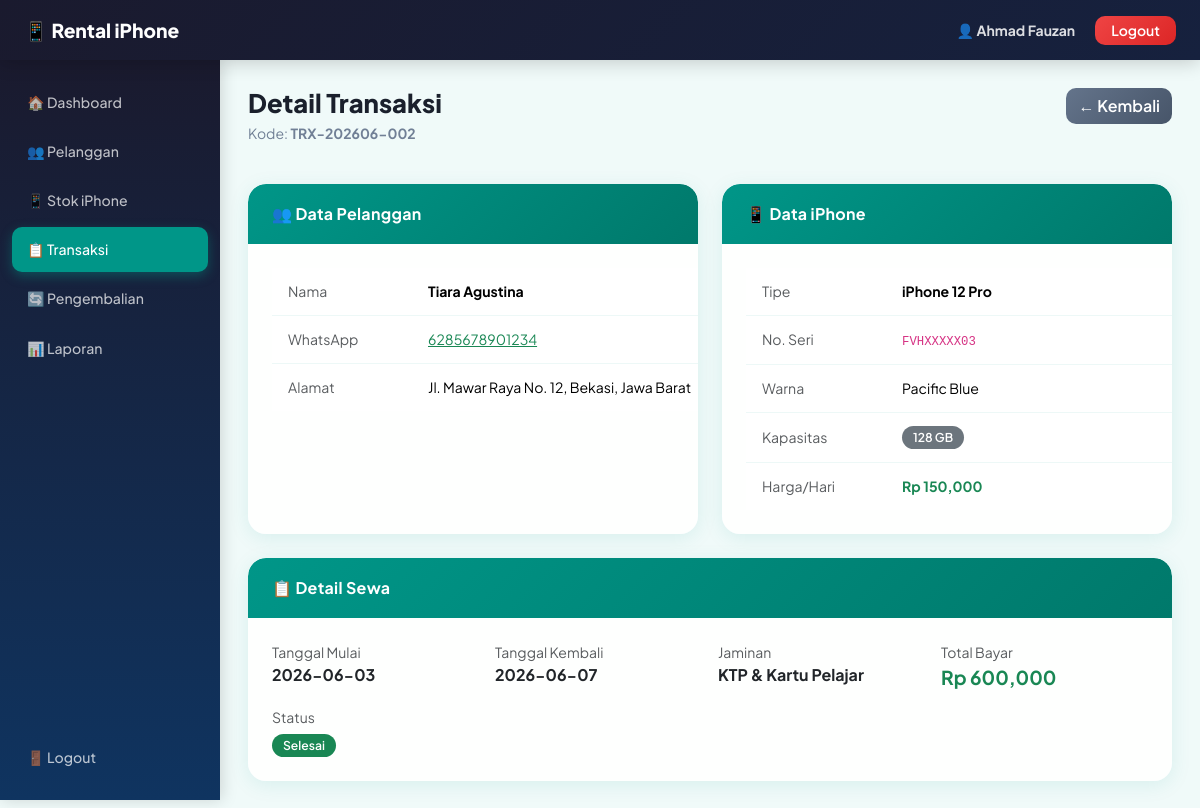
Page /transaksi/detail.php?id=2 (signed in) on the committed database.
### tables this page shows
CREATE TABLE `transaksi_sewa` (
  `id_sewa` int(11) NOT NULL,
  `kode_transaksi` varchar(20) NOT NULL,
  `id_pelanggan` int(11) NOT NULL,
  `id_iphone` int(11) NOT NULL,
  `id_admin` int(11) NOT NULL,
  `tgl_mulai` date NOT NULL,
  `tgl_kembali` date NOT NULL,
  `jaminan_identitas` varchar(50) NOT NULL,
  `total_bayar` int(11) NOT NULL,
  `status_transaksi` enum('proses','berjalan','selesai','terlambat') NOT NULL DEFAULT 'berjalan'
);

CREATE TABLE `pelanggan` (
  `id_pelanggan` int(11) NOT NULL,
  `nama_pelanggan` varchar(100) NOT NULL,
  `nik_ktp` varchar(16) NOT NULL,
  `no_wa` varchar(15) NOT NULL,
  `alamat` text NOT NULL,
  `link_sosmed` varchar(100) NOT NULL DEFAULT ''
);

CREATE TABLE `stok_iphone` (
  `id_iphone` int(11) NOT NULL,
  `tipe_unit` varchar(50) NOT NULL,
  `no_seri` varchar(50) NOT NULL,
  `warna` varchar(20) NOT NULL,
  `kapasitas_gb` int(11) NOT NULL,
  `harga_sewa_perhari` int(11) NOT NULL,
  `gambar` varchar(100) NOT NULL DEFAULT '',
  `status_ketersediaan` enum('tersedia','disewa','servis') NOT NULL DEFAULT 'tersedia',
  `status` enum('Tersedia','Disewa') DEFAULT 'Tersedia'
);

### transaksi/detail.php (the view, shortened to what this page needs)
<?php
include "../config/koneksi.php";
$id = mysqli_real_escape_string($koneksi, $_GET['id']);
$data = mysqli_fetch_assoc(mysqli_query($koneksi,
    "SELECT transaksi_sewa.*, pelanggan.nama_pelanggan, pelanggan.no_wa, pelanggan.alamat,
     stok_iphone.tipe_unit, stok_iphone.no_seri, stok_iphone.warna, stok_iphone.kapasitas_gb, stok_iphone.harga_sewa_perhari
     FROM transaksi_sewa
     JOIN pelanggan ON pelanggan.id_pelanggan = transaksi_sewa.id_pelanggan
     JOIN stok_iphone ON stok_iphone.id_iphone = transaksi_sewa.id_iphone
     WHERE transaksi_sewa.id_sewa='$id'"
));
?>
<!DOCTYPE html>
<html lang="id">
<head>
    <link href="https://cdn.jsdelivr.net/npm/bootstrap@5.3.3/dist/css/bootstrap.min.css" rel="stylesheet">
    <link rel="stylesheet" href="../assets/css/style.css">
</head>
<body>
<nav class="navbar-custom">
    <a class="navbar-brand" href="#">📱 Rental iPhone</a>
    <div class="ms-auto">
        <span class="text-white">👤 <strong><?= htmlspecialchars($_SESSION['nama_admin']); ?></strong></span>
        <a href="../auth/logout.php" class="btn btn-danger btn-sm px-3 ms-2">Logout</a>
    </div>
</nav>
<div class="layout-wrapper">
    <div class="sidebar" id="sidebarMenu">
        <a href="../index.php">🏠 Dashboard</a>
        <a href="../pelanggan/index.php">👥 Pelanggan</a>
        <a href="../iphone/index.php">📱 Stok iPhone</a>
        <a href="../transaksi/index.php" class="active">📋 Transaksi</a>
        <a href="../pengembalian/index.php">🔄 Pengembalian</a>
        <a href="../laporan/index.php">📊 Laporan</a>
        <a href="../auth/logout.php" class="sidebar-logout">🚪 Logout</a>
    </div>
    <div class="main-content">
        <div class="page-header">
            <div>
                <h2>Detail Transaksi</h2>
                <p class="subtitle">Kode: <strong><?= $data['kode_transaksi']; ?></strong></p>
            </div>
            <a href="index.php" class="btn btn-secondary">← Kembali</a>
        </div>
        <div class="row g-4">
            <div class="col-md-6">
                <div class="card h-100">
                    <div class="card-header">👥 Data Pelanggan</div>
                    <div class="card-body">
                        <table class="table table-borderless mb-0">
                            <tr><td class="text-muted" width="140">Nama</td><td class="fw-bold"><?= htmlspecialchars($data['nama_pelanggan']); ?></td></tr>
                            <tr><td class="text-muted">WhatsApp</td><td><a href="https://wa.me/<?= $data['no_wa']; ?>" target="_blank" class="text-success"><?= $data['no_wa']; ?></a></td></tr>
                            <tr><td class="text-muted">Alamat</td><td><?= htmlspecialchars($data['alamat']); ?></td></tr>
                        </table>
                    </div>
                </div>
            </div>
            <div class="col-md-6">
                <div class="card h-100">
                    <div class="card-header">📱 Data iPhone</div>
                    <div class="card-body">
                        <table class="table table-borderless mb-0">
                            <tr><td class="text-muted" width="140">Tipe</td><td class="fw-bold"><?= htmlspecialchars($data['tipe_unit']); ?></td></tr>
                            <tr><td class="text-muted">No. Seri</td><td><code><?= $data['no_seri']; ?></code></td></tr>
                            <tr><td class="text-muted">Warna</td><td><?= $data['warna']; ?></td></tr>
                            <tr><td class="text-muted">Kapasitas</td><td><span class="badge bg-secondary"><?= $data['kapasitas_gb']; ?> GB</span></td></tr>
                            <tr><td class="text-muted">Harga/Hari</td><td class="text-success fw-bold">Rp <?= number_format($data['harga_sewa_perhari']); ?></td></tr>
                        </table>
                    </div>
                </div>
            </div>
            <div class="col-12">
                <div class="card">
                    <div class="card-header">📋 Detail Sewa</div>
                    <div class="card-body">
                        <div class="row g-3">
                            <div class="col-md-3">
                                <small class="text-muted d-block">Tanggal Mulai</small>
                                <strong><?= $data['tgl_mulai']; ?></strong>
                            </div>
                            <div class="col-md-3">
                                <small class="text-muted d-block">Tanggal Kembali</small>
                                <strong><?= $data['tgl_kembali']; ?></strong>
                            </div>
                            <div class="col-md-3">
                                <small class="text-muted d-block">Jaminan</small>
                                <strong><?= $data['jaminan_identitas']; ?></strong>
                            </div>
                            <div class="col-md-3">
                                <small class="text-muted d-block">Total Bayar</small>
                                <strong class="text-success" style="font-size:1.2rem;">Rp <?= number_format($data['total_bayar']); ?></strong>
                            </div>
                            <div class="col-12">
                                <small class="text-muted d-block mb-1">Status</small>
                                <?php
                                $s = $data['status_transaksi'];
                                $cls = $s=='selesai' ? 'bg-success' : ($s=='berjalan' ? 'bg-primary' : ($s=='terlambat' ? 'bg-danger' : 'bg-warning text-dark'));
                                echo "<span class='badge $cls px-3 py-2'>".ucfirst($s)."</span>";
                                ?>
                            </div>
                        </div>
                    </div>
                </div>
            </div>
        </div>
    </div>
</div>
</body>
</html>

### assets/css/style.css (style rules this page uses)
:root { --primary: #009688; --primary-dark: #00796B; --secondary: #1a1a2e; --background: #f0faf9; --sidebar-width: 220px; --navbar-height: 60px; }
* { box-sizing: border-box; margin: 0; padding: 0; }
html { -webkit-text-size-adjust: 100%; }
body { font-family: 'Plus Jakarta Sans', 'Segoe UI', Arial, sans-serif; background: #f0faf9; color: #1a202c; min-height: 100vh; overflow-x: hidden; }
.navbar-custom { background: linear-gradient(135deg, #1a1a2e 0%, #16213e 100%) !important; min-height: var(--navbar-height); padding: 0 24px; display: flex; align-items: center; position: fixed; top: 0; left: 0; right: 0; z-index: 1000; box-shadow: 0 2px 20px rgba(0,0,0,0.2); gap: 14px; }
.navbar-custom .navbar-brand { color: white !important; font-weight: 800; font-size: 1.2rem; text-decoration: none; white-space: nowrap; }
.navbar-custom .ms-auto { margin-left: auto !important; display: flex; align-items: center; gap: 12px; }
.navbar-custom .text-white { color: rgba(255,255,255,0.85) !important; font-size: 0.875rem; }
.sidebar { position: fixed; top: var(--navbar-height); left: 0; width: var(--sidebar-width); height: calc(100vh - var(--navbar-height)); background: linear-gradient(180deg, #1a1a2e 0%, #0f3460 100%); padding: 20px 12px; display: flex !important; flex-direction: column; gap: 4px; overflow-y: auto; z-index: 900; box-shadow: 2px 0 15px rgba(0,0,0,0.15); transition: transform 0.3s ease; }
.sidebar a { display: flex !important; align-items: center; padding: 11px 14px; color: rgba(255,255,255,0.72) !important; text-decoration: none !important; border-radius: 10px; font-size: 0.88rem; font-weight: 500; transition: all 0.25s ease; border: 1px solid transparent; gap: 8px; }
.sidebar a.active { background: var(--primary) !important; color: white !important; box-shadow: 0 4px 12px rgba(0,150,136,0.4); }
.sidebar-logout { margin-top: auto !important; color: rgba(255,120,120,0.8) !important; }
.layout-wrapper { display: flex; padding-top: var(--navbar-height); min-height: 100vh; }
.main-content { margin-left: var(--sidebar-width); padding: 28px; flex: 1; min-height: calc(100vh - var(--navbar-height)); }
.page-header { display: flex; justify-content: space-between; align-items: flex-start; margin-bottom: 24px; }
.page-header h2 { font-size: 1.6rem; font-weight: 800; margin: 0 0 4px; color: #1a202c; }
.page-header .subtitle { color: #718096; font-size: 0.875rem; }
.card { border: none !important; border-radius: 18px !important; background: rgba(255,255,255,0.92) !important; box-shadow: 0 4px 20px rgba(0,150,136,0.1) !important; transition: transform 0.3s ease, box-shadow 0.3s ease; overflow: hidden; }
.card-header { background: linear-gradient(135deg, var(--primary) 0%, var(--primary-dark) 100%) !important; color: white !important; font-weight: 700; padding: 18px 24px; border-radius: 18px 18px 0 0 !important; border: none !important; font-size: 1rem; letter-spacing: 0.3px; }
.card-body { padding: 24px; }
.btn { border-radius: 10px !important; font-weight: 600 !important; transition: all 0.25s !important; }
.btn-danger { background: linear-gradient(135deg,#ef4444,#dc2626) !important; border:none !important; }
.btn-secondary { background: linear-gradient(135deg,#64748b,#475569) !important; border:none !important; color:white !important; }
.table { margin-bottom: 0 !important; min-width: 640px; }
.table tbody td { padding: 13px 16px !important; vertical-align: middle; border-bottom: 1px solid rgba(0,150,136,0.07) !important; font-size: 0.88rem; border-top: none !important; }
.table tbody tr:last-child td { border-bottom: none !important; }
.badge { padding: 5px 11px !important; border-radius: 50px !important; font-size: 0.76rem !important; font-weight: 600 !important; }

### rows in the picture
transaksi_sewa: kode_transaksi "TRX-202606-002", id_pelanggan.nama_pelanggan "Tiara Agustina", id_pelanggan.no_wa "6285678901234", id_pelanggan.alamat "Jl. Mawar Raya No. 12, Bekasi, Jawa Barat", id_iphone.tipe_unit "iPhone 12 Pro", id_iphone.no_seri "FVHXXXXX03", id_iphone.warna "Pacific Blue", id_iphone.kapasitas_gb "128", id_iphone.harga_sewa_perhari "150,000", tgl_mulai "2026-06-03", tgl_kembali "2026-06-07", jaminan_identitas "KTP & Kartu Pelajar", total_bayar "600,000", status_transaksi "Selesai"

### other values in the picture
$_SESSION['nama_admin'] "Ahmad Fauzan"
